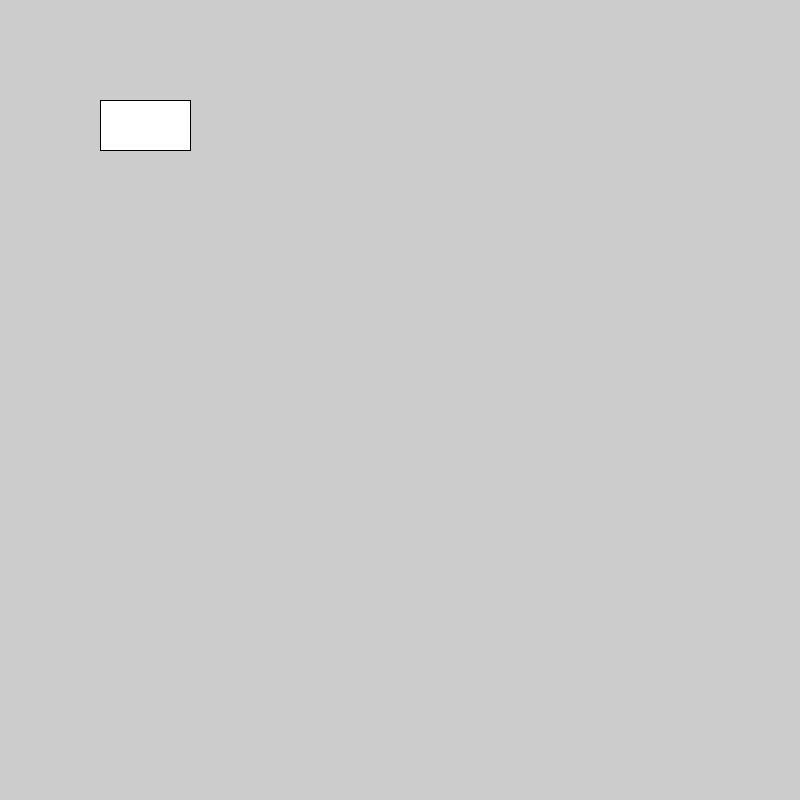
Frame 1 (no input)
Frame 60 (the mouse pressed at the canvas centre just before this capture): identical to frame 1, image omitted
Frame 120 (the mouse held since frame 60 and released just before this capture): identical to frame 1, image omitted

The Processing sketch that drew this single still picture (run headless with seeded random() and noise(); from frame 60 on, the mouse is pressed at the canvas centre):

// Processing sketch: sketch_200121a
// ── sketch_200121a.pde


int DestX;
int DestY;

void setup()
{
  size(800,800);
}

void draw()
{
  rect(100,100,90,50);
}

// ── Ball.pde
class Ball {
  float BallX; 
  float BallY;
  float XSpeed;
  float YSpeed;
  Ball()
  {
    BallX = 100;
    BallY = 400;
    XSpeed = 10;
    YSpeed = 3.3;
  }

  void Update()
  {
    ellipse(BallX, BallY, 100, 100);
    BallX=BallX +XSpeed;
    BallY = BallY+YSpeed;

    if (BallY<0)
    {
      YSpeed = YSpeed *-1 ;
    } else if (BallY<height)
    {
      YSpeed = YSpeed *-1;
    } else if (BallX<0)
    {
      XSpeed = XSpeed  *+XSpeed;
    } else if (BallX>800)
    {
      XSpeed = XSpeed *-XSpeed;
    }
  }
}
